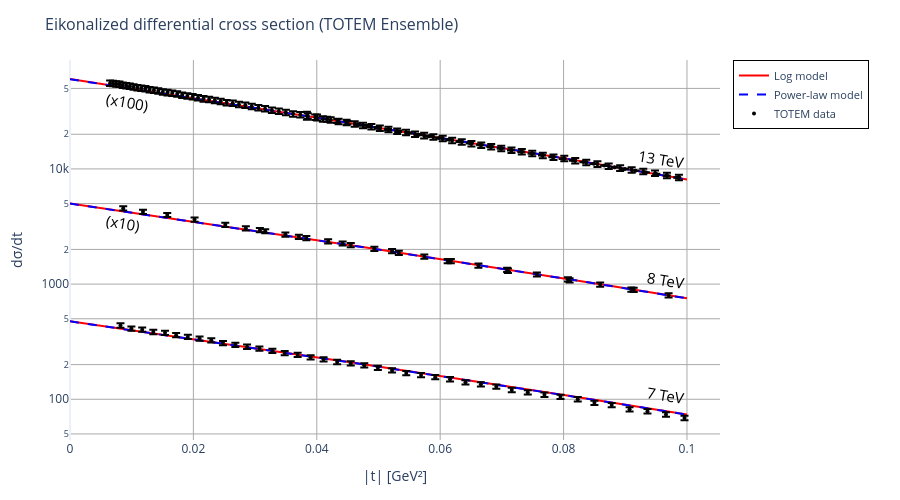

The code cell stored with this chart in its notebook:
### Code cell
# Garantir que todos os valores são float
lst_7_totem_log = [float(x) for x in lst_7_totem_log]
lst_8_totem_log = [float(x) for x in lst_8_totem_log]
lst_13_totem_log = [float(x) for x in lst_13_totem_log]

lst_7_totem_pl = [float(x) for x in lst_7_totem_pl]
lst_8_totem_pl = [float(x) for x in lst_8_totem_pl]
lst_13_totem_pl = [float(x) for x in lst_13_totem_pl]

fig_totem = go.Figure()

# ==================================================
# Log model
# ==================================================

fig_totem.add_trace(go.Scatter(
    x=lst_q2,
    y=lst_7_totem_log,
    mode='lines',
    name='Log model',
    line=dict(color='red', width=2),
    showlegend=True
))

fig_totem.add_trace(go.Scatter(
    x=lst_q2,
    y=[10*x for x in lst_8_totem_log],
    mode='lines',
    line=dict(color='red', width=2),
    showlegend=False
))

fig_totem.add_trace(go.Scatter(
    x=lst_q2,
    y=[100*x for x in lst_13_totem_log],
    mode='lines',
    line=dict(color='red', width=2),
    showlegend=False
))

# ==================================================
# Power-law model
# ==================================================

fig_totem.add_trace(go.Scatter(
    x=lst_q2,
    y=lst_7_totem_pl,
    mode='lines',
    name='Power-law model',
    line=dict(color='blue', width=2, dash='dash'),
    showlegend=True
))

fig_totem.add_trace(go.Scatter(
    x=lst_q2,
    y=[10*x for x in lst_8_totem_pl],
    mode='lines',
    line=dict(color='blue', width=2, dash='dash'),
    showlegend=False
))

fig_totem.add_trace(go.Scatter(
    x=lst_q2,
    y=[100*x for x in lst_13_totem_pl],
    mode='lines',
    line=dict(color='blue', width=2, dash='dash'),
    showlegend=False
))

# ==================================================
# Experimental data
# ==================================================

add_data_trace(
    fig_totem,
    x_7_totem,
    y_7_totem,
    yerr_7_totem,
    name='TOTEM data',
    show_label=True,
    mode='markers'
)

add_data_trace(
    fig_totem,
    x_8_totem,
    [10*y for y in y_8_totem],
    [10*e for e in yerr_8_totem],
    name='TOTEM data',
    show_label=False,
    mode='markers'
)

add_data_trace(
    fig_totem,
    x_13_totem,
    [100*y for y in y_13_totem],
    [100*e for e in yerr_13_totem],
    name='TOTEM data',
    show_label=False,
    mode='markers'
)

# ==================================================
# Axes
# ==================================================

fig_totem.update_xaxes(
    title_text="|t| [GeV²]",
    gridcolor="#aaaaaa"
)

fig_totem.update_yaxes(
    title_text="dσ/dt",
    gridcolor="#aaaaaa",
    type="log"
)


# ==================================================
# Annotations
# ==================================================

fig_totem.add_annotation(
    x=0.95,
    y=0.78,
    xref="paper",
    yref="paper",
    text="13 TeV",
    showarrow=False,
    font=dict(size=15, color="black"),
    textangle=9
)

fig_totem.add_annotation(
    x=0.95,
    y=0.42,
    xref="paper",
    yref="paper",
    text="8 TeV",
    showarrow=False,
    font=dict(size=15, color="black"),
    textangle=9
)


fig_totem.add_annotation(
    x=0.95,
    y=0.08,
    xref="paper",
    yref="paper",
    text="7 TeV",
    showarrow=False,
    font=dict(size=15, color="black"),
    textangle=9
)

fig_totem.add_annotation(
    x=0.05,
    y=0.93,
    xref="paper",
    yref="paper",
    text="(x100)",
    showarrow=False,
    font=dict(size=15, color="black"),
    textangle=10
)

fig_totem.add_annotation(
    x=0.05,
    y=0.57,
    xref="paper",
    yref="paper",
    text="(x10)",
    showarrow=False,
    font=dict(size=15, color="black"),
    textangle=10
)


# ==================================================
# Layout
# ==================================================

fig_totem.update_layout(
    title=dict(
        text="Eikonalized differential cross section (TOTEM Ensemble)",
        font=dict(size=16)
    ),
    template="plotly_white",
    height=500,
    width=900,  # um pouco mais largo para acomodar a legenda
    legend=dict(
        x=1.02,
        y=1.0,
        xanchor="left",
        yanchor="top",
        font=dict(size=11),
        bgcolor="rgba(255,255,255,0.8)",
        bordercolor="black",
        borderwidth=1
    ),
    margin=dict(l=70, r=180, t=60, b=60)
)
fig_totem.show()
fig_totem.write_image("plot_diff_sigma_eik_totem.pdf", height=600, width=1200)
fig_totem.write_html("plot_totem.html")
